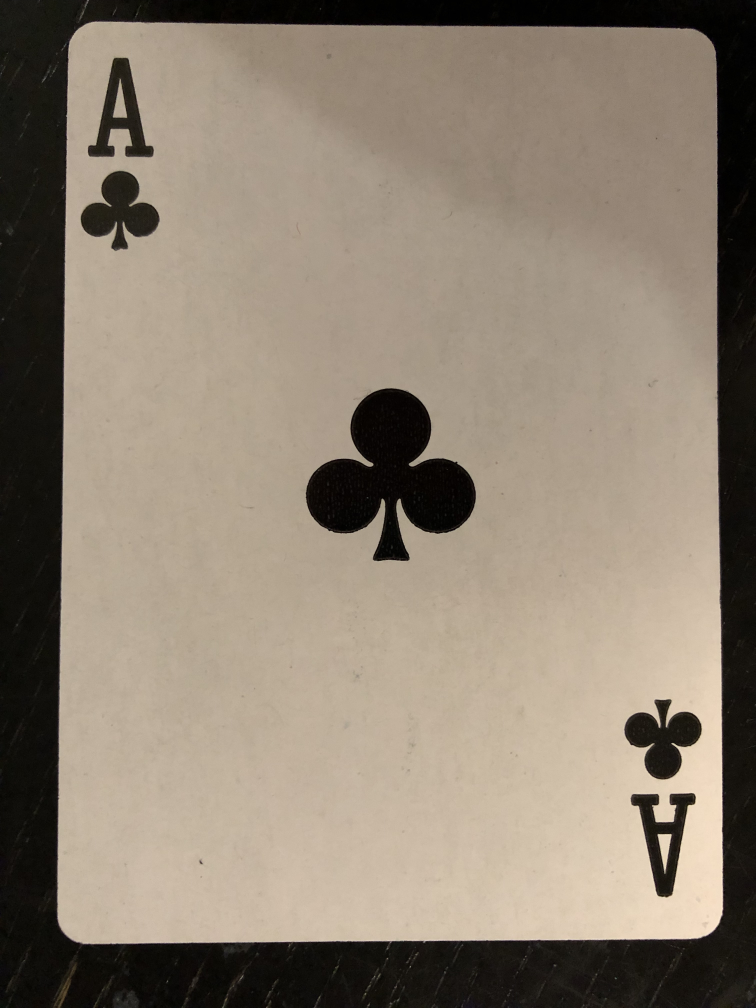
#> input picture trainning_images/Club of Ace.jpg, 3024 x 4032 px (shown at 1/4 size); its folder holds only this picture in this run
$ python crop.py   (Python 2 division)   (older library calls are emulated)
#> lines starting #> are read from the running program, lines starting #| are printed output that depends on the picture
import cv2
import numpy as np
from glob import glob

def preprocessimg(img):
	gray = cv2.cvtColor(img,cv2.COLOR_BGR2GRAY)
  	blur = cv2.GaussianBlur(gray,(5,5),0)
  	#thresh = cv2.adaptiveThreshold(blur,255,1,1,11,1)
  	return blur


# [82 lines left out: function find_card, not called in this run]


img_mask = 'trainning_images/*.jpg'
img_names = glob(img_mask)
for item in img_names:
    print item
    image = cv2.imread(item)
#> image is the input picture: shape (4032, 3024, 3); mean B, G, R 113.4, 128.5, 140.7
    image_corp = cv2.resize(preprocessimg(image),(450,450))[0:118,0:65]
#> in preprocessimg, `gray = cv2.cvtColor(img,cv2.COLOR_BGR2GRAY)`:
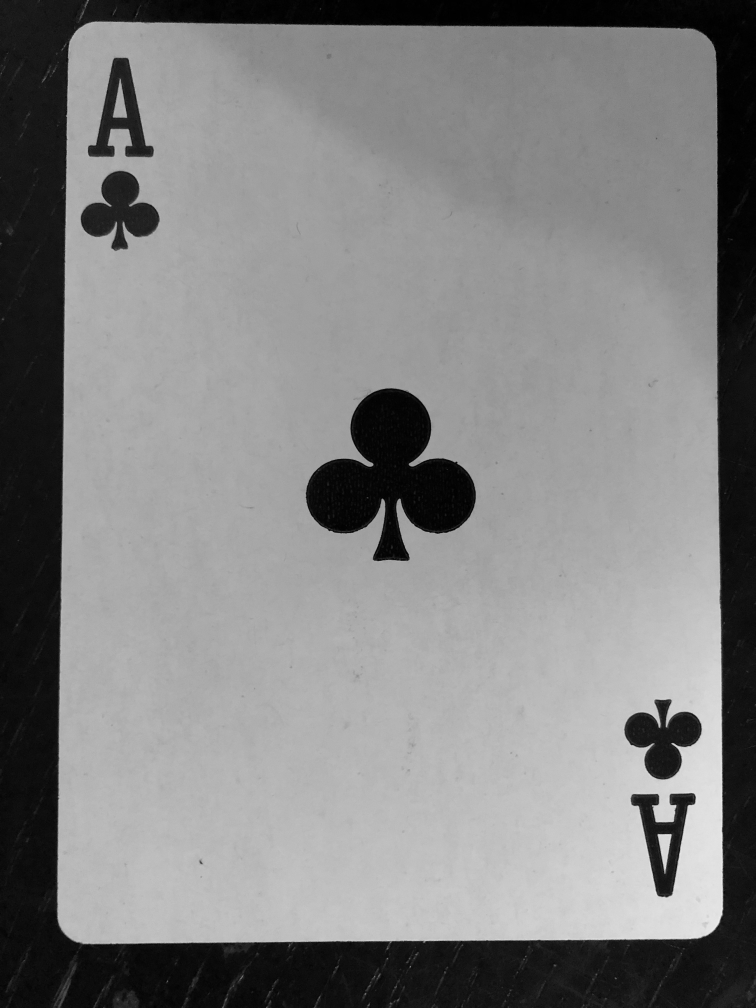
#> gray: shape (4032, 3024) (shown at 1/4 size); min 0, max 248, mean 130.4
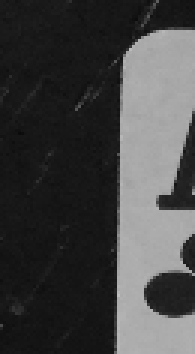
#> image_corp: shape (118, 65) (shown 3 times larger); min 11, max 191, mean 67
    print image_corp.shape
#| (118, 65)
    '''cv2.imshow('test',image_corp)
    cv2.waitKey(0)
    cv2.destroyAllWindows()'''
    item_modify = item.split('trainning_images')[1].split('.')[0]
    #image = cv2.resize(image,(200,300))
    cv2.imwrite('new/%s'%item,image_corp)

$ run again, on trainning_images/Club of Eight.jpg
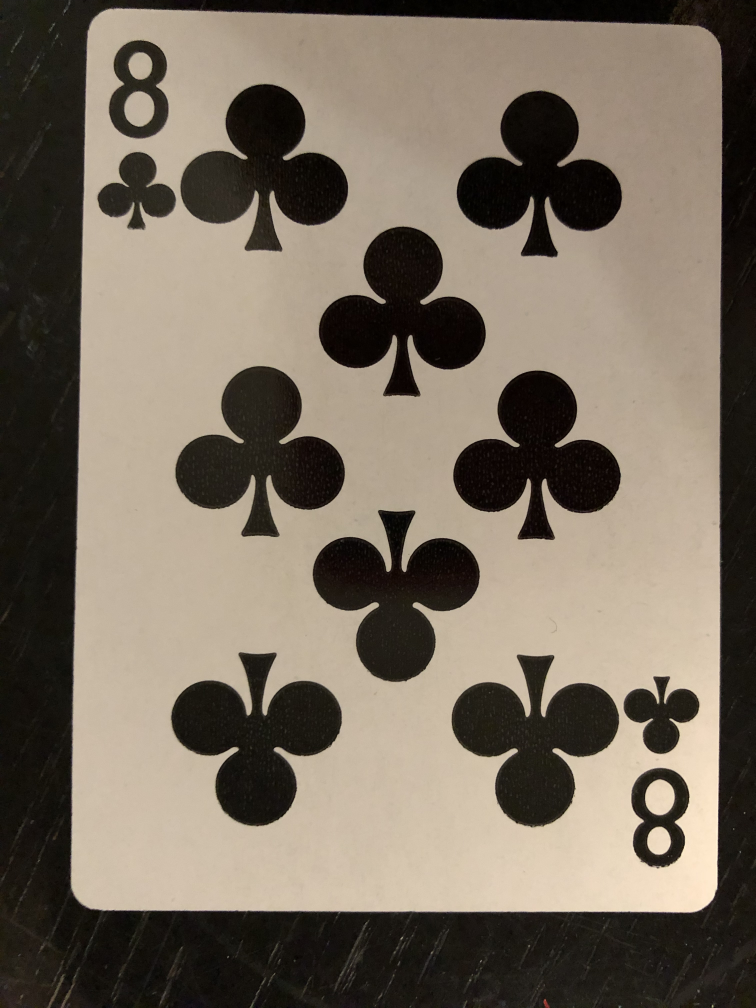
#> input picture trainning_images/Club of Eight.jpg, 3024 x 4032 px (shown at 1/4 size)
#> image is the input picture: shape (4032, 3024, 3); mean B, G, R 95.3, 109.2, 120.1
#> in preprocessimg, `gray = cv2.cvtColor(img,cv2.COLOR_BGR2GRAY)`:
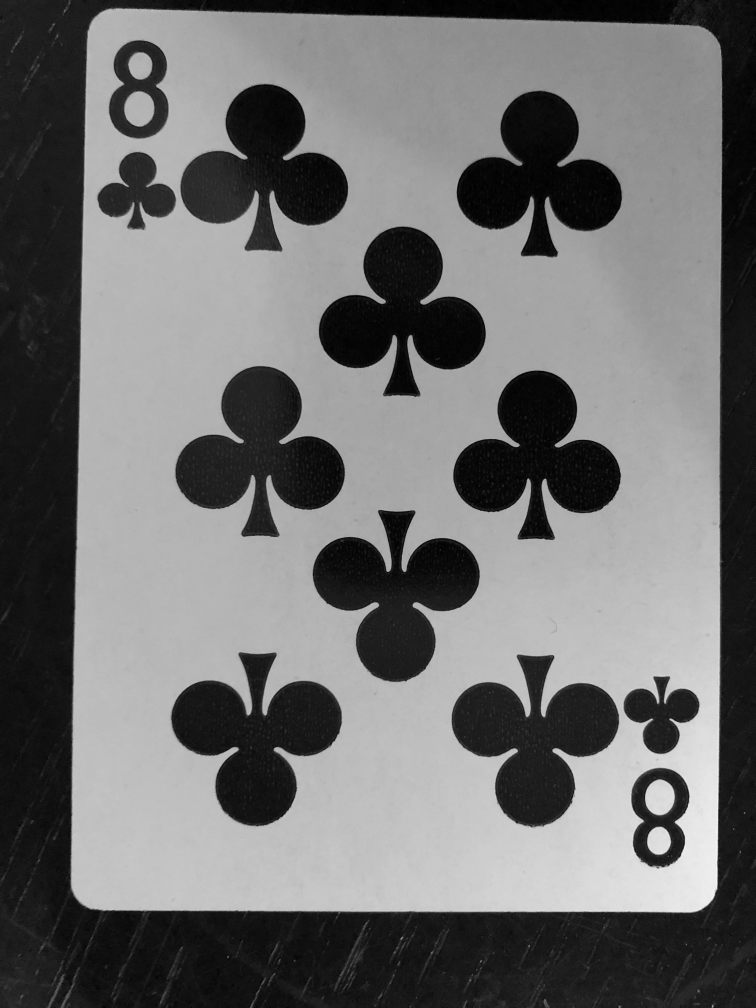
#> gray: shape (4032, 3024) (shown at 1/4 size); min 0, max 250, mean 110.8
#> `image_corp = cv2.resize(preprocessimg(image),(450,450))[0:118,0:65]`:
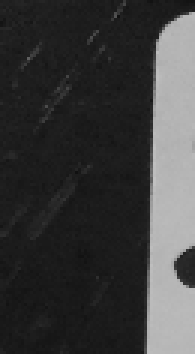
#> image_corp: shape (118, 65) (shown 3 times larger); min 17, max 193, mean 59.6
#| (118, 65)
